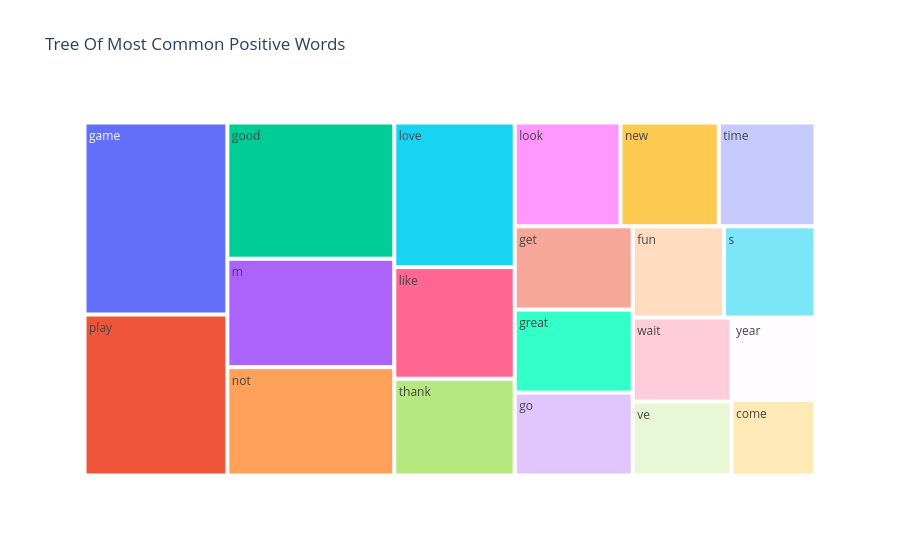

Notebook cell for this chart:
### Code cell
positive_words = df[df['Label']==3]['Preprocessed_Message'].str.split(expand=True).stack()
top = Counter(positive_words).most_common(20)
temp = pd.DataFrame(top, columns=['Common_words','count'])

fig = px.treemap(temp, path=['Common_words'], values='count',title='Tree Of Most Common Positive Words')
fig.show()

### Figure 1 — Plotly figure (JSON) as saved in the notebook; plotly's stock layout.template omitted (floating-point values rounded to 4 significant figures)
{"data": [{"branchvalues": "total", "domain": {"x": [0, 1], "y": [0, 1]}, "hovertemplate": "labels=%{label}<br>count=%{value}<br>parent=%{parent}<br>id=%{id}<extra></extra>", "ids": ["come", "fun", "game", "get", "go", "good", "great", "like", "look", "love", "m", "new", "not", "play", "s", "thank", "time", "ve", "wait", "year"], "labels": ["come", "fun", "game", "get", "go", "good", "great", "like", "look", "love", "m", "new", "not", "play", "s", "thank", "time", "ve", "wait", "year"], "name": "", "parents": ["", "", "", "", "", "", "", "", "", "", "", "", "", "", "", "", "", "", "", ""], "type": "treemap", "values": [661, 869, 2860, 1024, 1020, 2370, 1021, 1402, 1145, 1815, 1887, 1064, 1886, 2398, 869, 1215, 1047, 762, 865, 723]}], "layout": {"legend": {"tracegroupgap": 0}, "title": {"text": "Tree Of Most Common Positive Words"}}}
